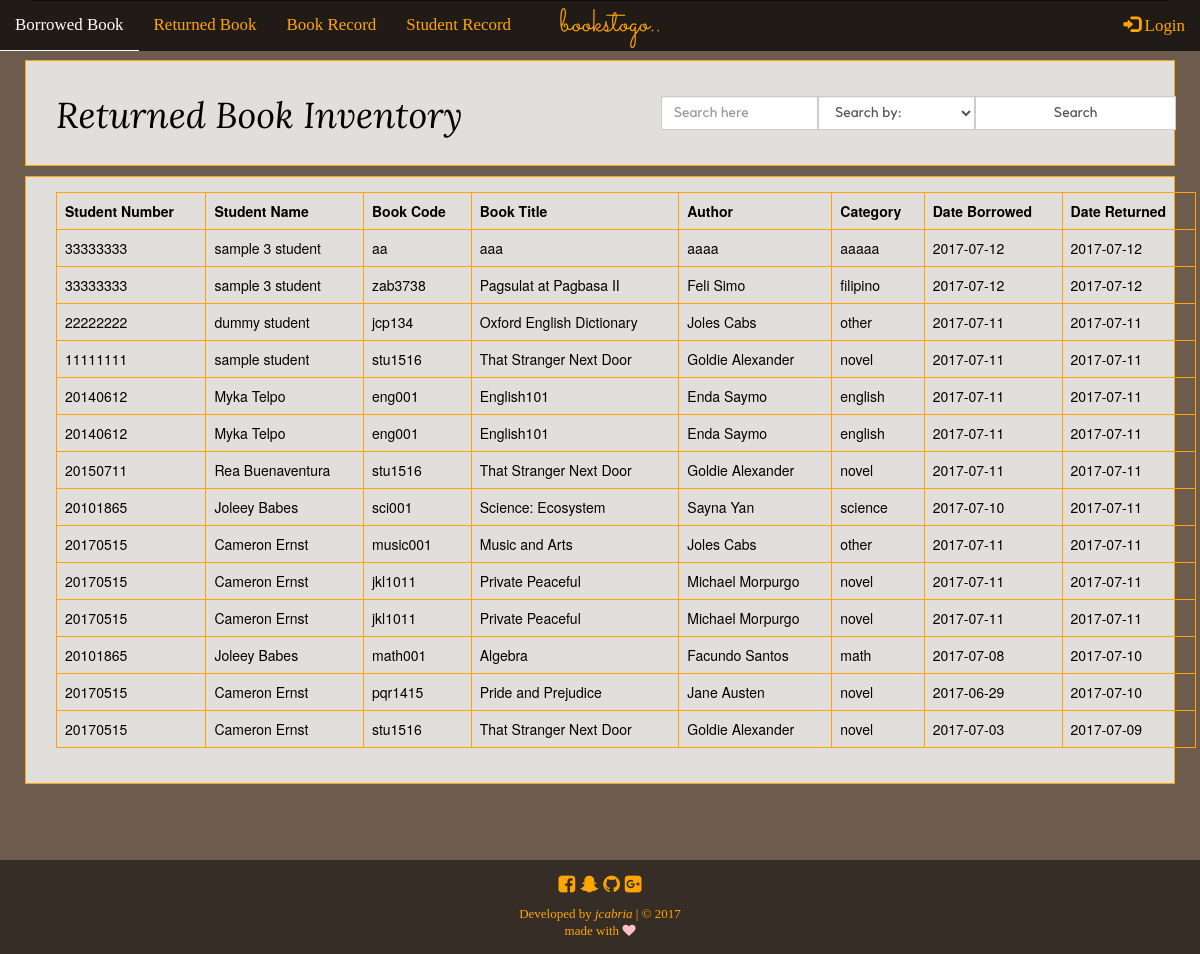
The page /return_inventory.php on the database as committed earlier.
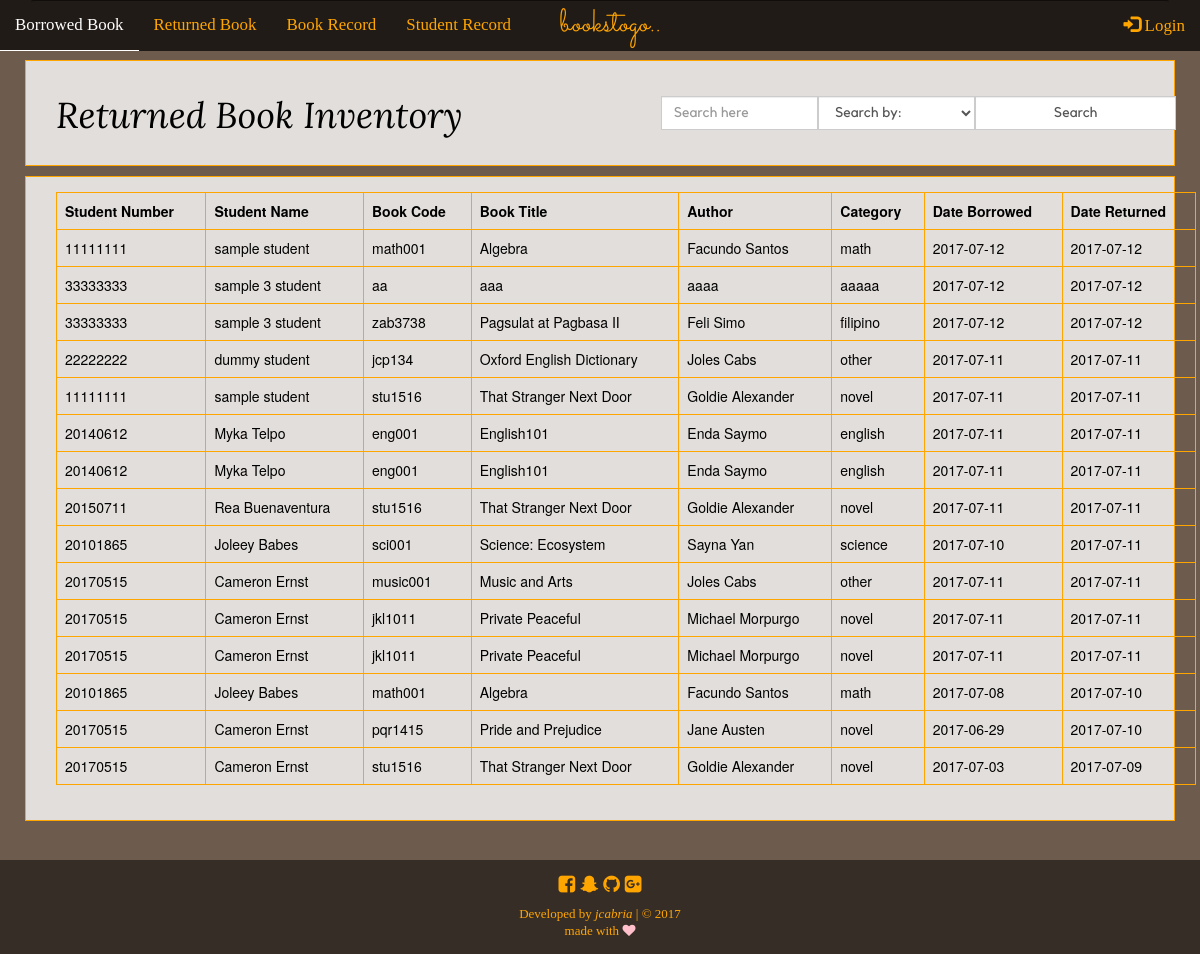
The same page on the database as committed later.
### tables this page shows
CREATE TABLE `returned_trans` (
  `id` int(11) NOT NULL,
  `student_number_id` int(11) NOT NULL,
  `book_record_id` int(11) NOT NULL,
  `date_borrowed` date NOT NULL DEFAULT '0000-00-00',
  `date_returned` date NOT NULL DEFAULT '0000-00-00'
);

CREATE TABLE `students_record` (
  `id` int(11) NOT NULL,
  `student_number` int(8) NOT NULL,
  `student_name` varchar(255) NOT NULL,
  `grade_level` varchar(255) NOT NULL
);

CREATE TABLE `books_record` (
  `id` int(11) NOT NULL,
  `book_code` varchar(11) NOT NULL,
  `book_title` varchar(255) NOT NULL,
  `author` varchar(255) NOT NULL,
  `category` varchar(255) NOT NULL,
  `stocks` int(11) NOT NULL
);

### return_inventory.php (the view, shortened to what this page needs)
<?php
function display_content() {
	require_once('connection.php');
	echo "
		<div class='container-fluid rtn-invnt-div'>
			<div class='container'>
				<div class='row'>
					<form method='POST' action=''>
						<div class='col-md-6'>
							<h1>Returned Book Inventory</h1>
						</div>
						<div class='col-md-6'>
							<div class='input-group search_trans'>
								<span class='input-group-btn'>
									<input type='text' class='form-control' placeholder='Search here' name='search_rtn'>
								</span>
								<span class='input-group-btn'>
									<select name='search_ddown' class='form-control'>
										<option disabled selected>Search by:</option>
										<option value='student_number'>Student Number</option>
										<option value='student_name'>Student Name</option>
										<option value='book_code'>Book Code</option>
										<option value='book_title'>Book Title</option>
										<option value='author'>Author</option>
										<option value='category'>Category</option>
										<option value='date_borrowed'>Date Borrowed</option>
										<option value='date_returned'>Date Returned</option>
									</select>
								</span>
								<span class='input-group-btn'>
									<input type='submit' class='form-control' name='search-rtn-btn' value='Search'>
								</span>
							</div>
						</div>
					</form>
				</div>
			</div>
		</div>";
	$sql = "SELECT * FROM returned_trans rt JOIN students_record sr ON rt.student_number_id=sr.student_number JOIN books_record br ON rt.book_record_id=br.id ORDER BY date_returned DESC";
	$show = mysqli_query($conn, $sql);
	if (isset($_POST['search-rtn-btn'])) {
		$search_rtn = $_POST['search_rtn'];
		$search_ddown = $_POST['search_ddown'];
		$query = "SELECT * FROM returned_trans rt JOIN students_record sr ON (rt.student_number_id=sr.student_number) JOIN books_record br ON (rt.book_record_id=br.id) WHERE $search_ddown LIKE '%$search_rtn%'";
		$result = mysqli_query($conn, $query);
		echo "Search result for <em>$search_rtn</em>. Found " .mysqli_num_rows($result). " result.<br><hr><br>";
		if (mysqli_num_rows($result) > 0) {
				echo "
					<div class='container-fluid rtn-invnt-div'>
						<div class='container'>
							<div class='table-responsive'>
								<table class='table table-bordered table-hover'>
									<thead>
										<tr>
											<th>Student Number</th>
											<th>Student Name</th>
											<th>Book Code</th>
											<th>Book Title</th>
											<th>Author</th>
											<th>Category</th>
											<th>Date Borrowed</th>
											<th>Date Returned</th>
										</tr>
									</thead>
									<tbody>";
									while ($row = mysqli_fetch_assoc($result)) {
										extract($row);
									echo"<tr>
											<td>".$row['student_number']."</td>
											<td>".$row['student_name']."</td>
											<td>".$row['book_code']."</td>
											<td>".$row['book_title']."</td>
											<td>".$row['author']."</td>
											<td>".$row['category']."</td>
											<td>".$row['date_borrowed']."</td>
											<td>".$row['date_returned']."</td>
										</tr>";
									}
								echo"</tbody>
								</table>
							</div>
						</div>
					</div>";
		}
	}
	else {
		if (mysqli_num_rows($show) > 0) {
			echo "
				<div class='container-fluid rtn-invnt-div'>
					<div class='container'>
						<div class='table-responsive'>
							<table class='table table-bordered table-hover'>
								<thead>
									<tr>
										<th>Student Number</th>
										<th>Student Name</th>
										<th>Book Code</th>
										<th>Book Title</th>
										<th>Author</th>
										<th>Category</th>
										<th>Date Borrowed</th>
										<th>Date Returned</th>
									</tr>
								</thead>
								<tbody>";
								while ($row = mysqli_fetch_assoc($show)) {
									extract($row);
								echo"<tr>
										<td>".$row['student_number']."</td>
										<td>".$row['student_name']."</td>
										<td>".$row['book_code']."</td>
										<td>".$row['book_title']."</td>
										<td>".$row['author']."</td>
										<td>".$row['category']."</td>
										<td>".$row['date_borrowed']."</td>
										<td>".$row['date_returned']."</td>
									</tr>";
								}
							echo"</tbody>
							</table>
						</div>
					</div>
				</div>";
		}
	}
}
	require_once('template.php');
?>

### template.php (shortened to what this page needs)
<!DOCTYPE html>
<html>
<head>
    <link href="css/bootstrap.min.css" rel="stylesheet">
    <link href="font-awesome/css/font-awesome.min.css" rel="stylesheet" type="text/css">
</head>
<body>
	<div class="container">
		<nav class="navbar">
			<?php require_once('partials/nav.php'); ?>
		</nav>
	</div>
	<div class="container-fluid">
		<div class="contents-here">
			<?php display_content(); ?>
		</div>
	</div>
	<div class="footer">
		<?php require_once('partials/footer.php'); ?>
	</div>
</body>
</html>

### partials/nav.php (shortened to what this page needs)
<nav class="navbar navbar-default navbar-fixed-top" data-spy="affix" data-offset-top="80">
		<div class="brand-centered">
			<a class="navbar-brand" href="index.php">bookstogo..</a>
		</div>
		<div class="collapse navbar-collapse" id="myNavbar">
			<ul class="nav navbar-nav navbar-left">
				<li><a href="transaction.php">Borrowed Book</a></li>
				<li><a href="return_inventory.php">Returned Book</a></li>
				<li><a href="book_inventory.php">Book Record</a></li>
				<li><a href="student_record.php">Student Record</a></li>
			</ul>
	<?php
		if (isset($_SESSION['username'])) { ?>
			<form class="nav navbar-nav navbar-right ryt" method="POST" action="logout.php">
				<li><a href="logout.php"><span class='glyphicon glyphicon-log-out'></span> Logout</a></li>
			</form>
	<?php } else { ?>
			<form class="nav navbar-nav navbar-right ryt" method="POST" action="login2.php">
				<li><a href="login2.php"><span><i class='glyphicon glyphicon-log-in'></i></span> Login</a></li>
			</form>
	<?php } ?>
		</div>
</nav>

### partials/footer.php
<footer>
	<div class="developer">
		<div class="links">
			<a href="https://www.facebook.com"><i class="fa fa-facebook-square" aria-hidden="true"></i></a>
			<a href="https://snapchat.com/joleeeeeey"><i class="fa fa-snapchat-ghost" aria-hidden="true"></i></a>
			<a href="https://github.com/jcabria"><i class="fa fa-github" aria-hidden="true"></i></a>
          	<a href="https://www.plus.google.com"><i class="fa fa-google-plus-square" aria-hidden="true"></i></a>
        </div>
        <span>Developed by <em>jcabria</em> | &copy; 2017</span><br>
        <span>made with <i class="fa fa-heart" aria-hidden="true"></i></span>
	</div>
</footer>

### template.php (style rules this page uses)
body { background-color: #dab69d; background-image: linear-gradient( rgba(0,0,0,0.5), rgba(0,0,0,0.5) ), url("image/unsplash7.jpg"); background-attachment: fixed; height: auto; background-size: cover; background-position: center center; }
.navbar { font-family: "mytext"; font-size: 1.1em; }
.navbar-brand { font-family: "webname"; font-size: 1.9em; }
.contents-here h1 { font-family: "mynav2"; }
.contents-here p, .search-row, .contents-here input, .contents-here select, .contents-here span, .search-div th, .search-div td, .trans-div th, .trans-div td { font-family: "kollektif"; }
footer { font-family: "mytext"; font-size: 13px; line-height: 17px; }
.navbar { margin-bottom: 0; background-color: transparent; border-color: rgba(0,0,0,0.5) transparent transparent transparent; }
.navbar-default .navbar-collapse { background-color: rgba(0,0,0,0.7); }
.navbar-default .navbar-nav > li > a, .brand-centered .navbar-brand { color: orange; }
#myNavbar .ryt a { padding-right: 30px; }
.brand-centered { position: relative; }
.navbar-brand { position: absolute; left: 50%; margin-left: -60px; display: block; padding-left: 20px; }
.contents-here { min-height: 100vh; color: orange; }
footer { background: rgba(0,0,0,0.5); padding: 15px; color: orange; bottom: 0; }
footer .developer { text-align: center; }
.developer .links { font-size: 1.5em; padding-bottom: 10px; }
footer .fa { color: orange; }
footer span .fa { color: pink; }
.search-div, .trans-div, .rtn-invnt-div, .bk-invnt-div, .stud-record-div { background-color: rgba(255,255,255,0.8); border: 1px solid orange; padding: 15px; margin: 10px; color: black; }
.table-bordered, .table-bordered > thead > tr > th, .table-bordered > tbody > tr > td { border: 1px solid orange; }
.search_trans { padding: 20px; }

Rows that differ between the two databases and show on the page:
added returned_trans: students_record.student_number "11111111", students_record.student_name "sample student", books_record.book_code "math001", books_record.book_title "Algebra", books_record.author "Facundo Santos", books_record.category "math", date_borrowed "2017-07-12", date_returned "2017-07-12"
